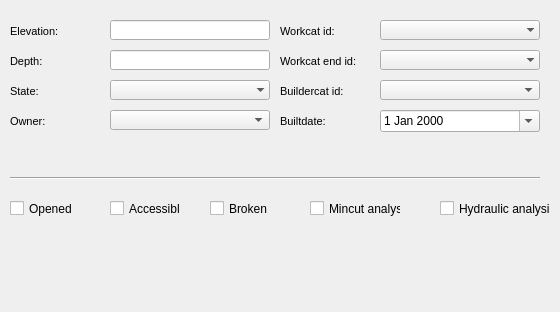
     <widget class="QWidget" name="page_9">
      <property name="geometry">
       <rect>
        <x>0</x>
        <y>0</y>
        <width>560</width>
        <height>312</height>
       </rect>
      </property>
      <attribute name="label">
       <string>Basic information</string>
      </attribute>
      <widget class="QLabel" name="label_valve_workcat_id_end">
       <property name="geometry">
        <rect>
         <x>280</x>
         <y>50</y>
         <width>101</width>
         <height>22</height>
        </rect>
       </property>
       <property name="font">
        <font>
         <pointsize>8</pointsize>
        </font>
       </property>
       <property name="frameShape">
        <enum>QFrame::NoFrame</enum>
       </property>
       <property name="frameShadow">
        <enum>QFrame::Plain</enum>
       </property>
       <property name="text">
        <string>Workcat end id:</string>
       </property>
       <property name="textFormat">
        <enum>Qt::AutoText</enum>
       </property>
       <property name="scaledContents">
        <bool>false</bool>
       </property>
       <property name="alignment">
        <set>Qt::AlignLeading|Qt::AlignLeft|Qt::AlignVCenter</set>
       </property>
       <property name="margin">
        <number>3</number>
       </property>
      </widget>
      <widget class="QLineEdit" name="valve_elevation">
       <property name="geometry">
        <rect>
         <x>110</x>
         <y>20</y>
         <width>160</width>
         <height>20</height>
        </rect>
       </property>
       <property name="inputMask">
        <string/>
       </property>
       <property name="frame">
        <bool>true</bool>
       </property>
      </widget>
      <widget class="QLabel" name="label_valve_buildercat_id">
       <property name="geometry">
        <rect>
         <x>280</x>
         <y>80</y>
         <width>101</width>
         <height>22</height>
        </rect>
       </property>
       <property name="font">
        <font>
         <pointsize>8</pointsize>
        </font>
       </property>
       <property name="frameShape">
        <enum>QFrame::NoFrame</enum>
       </property>
       <property name="frameShadow">
        <enum>QFrame::Plain</enum>
       </property>
       <property name="text">
        <string>Buildercat id:</string>
       </property>
       <property name="textFormat">
        <enum>Qt::AutoText</enum>
       </property>
       <property name="scaledContents">
        <bool>false</bool>
       </property>
       <property name="alignment">
        <set>Qt::AlignLeading|Qt::AlignLeft|Qt::AlignVCenter</set>
       </property>
       <property name="margin">
        <number>3</number>
       </property>
      </widget>
      <widget class="QLineEdit" name="valve_depth">
       <property name="geometry">
        <rect>
         <x>110</x>
         <y>50</y>
         <width>160</width>
         <height>20</height>
        </rect>
       </property>
       <property name="frame">
        <bool>true</bool>
       </property>
      </widget>
      <widget class="QLabel" name="label_valve_elevation">
       <property name="geometry">
        <rect>
         <x>10</x>
         <y>20</y>
         <width>90</width>
         <height>22</height>
        </rect>
       </property>
       <property name="font">
        <font>
         <pointsize>8</pointsize>
        </font>
       </property>
       <property name="frameShape">
        <enum>QFrame::NoFrame</enum>
       </property>
       <property name="frameShadow">
        <enum>QFrame::Plain</enum>
       </property>
       <property name="text">
        <string>Elevation:</string>
       </property>
       <property name="textFormat">
        <enum>Qt::AutoText</enum>
       </property>
       <property name="scaledContents">
        <bool>false</bool>
       </property>
       <property name="alignment">
        <set>Qt::AlignLeading|Qt::AlignLeft|Qt::AlignVCenter</set>
       </property>
       <property name="margin">
        <number>3</number>
       </property>
      </widget>
      <widget class="QLabel" name="label_valve_depth">
       <property name="geometry">
        <rect>
         <x>10</x>
         <y>50</y>
         <width>90</width>
         <height>22</height>
        </rect>
       </property>
       <property name="font">
        <font>
         <pointsize>8</pointsize>
        </font>
       </property>
       <property name="frameShape">
        <enum>QFrame::NoFrame</enum>
       </property>
       <property name="frameShadow">
        <enum>QFrame::Plain</enum>
       </property>
       <property name="text">
        <string>Depth:</string>
       </property>
       <property name="textFormat">
        <enum>Qt::AutoText</enum>
       </property>
       <property name="scaledContents">
        <bool>false</bool>
       </property>
       <property name="alignment">
        <set>Qt::AlignLeading|Qt::AlignLeft|Qt::AlignVCenter</set>
       </property>
       <property name="margin">
        <number>3</number>
       </property>
      </widget>
      <widget class="QDateEdit" name="valve_builtdate">
       <property name="geometry">
        <rect>
         <x>380</x>
         <y>110</y>
         <width>160</width>
         <height>22</height>
        </rect>
       </property>
       <property name="calendarPopup">
        <bool>true</bool>
       </property>
      </widget>
      <widget class="QLabel" name="label_valve_workcat_id">
       <property name="geometry">
        <rect>
         <x>280</x>
         <y>20</y>
         <width>90</width>
         <height>22</height>
        </rect>
       </property>
       <property name="font">
        <font>
         <pointsize>8</pointsize>
        </font>
       </property>
       <property name="frameShape">
        <enum>QFrame::NoFrame</enum>
       </property>
       <property name="frameShadow">
        <enum>QFrame::Plain</enum>
       </property>
       <property name="text">
        <string>Workcat id:</string>
       </property>
       <property name="textFormat">
        <enum>Qt::AutoText</enum>
       </property>
       <property name="scaledContents">
        <bool>false</bool>
       </property>
       <property name="alignment">
        <set>Qt::AlignLeading|Qt::AlignLeft|Qt::AlignVCenter</set>
       </property>
       <property name="margin">
        <number>3</number>
       </property>
      </widget>
      <widget class="QLabel" name="label_valve_builtdate">
       <property name="geometry">
        <rect>
         <x>280</x>
         <y>110</y>
         <width>101</width>
         <height>22</height>
        </rect>
       </property>
       <property name="font">
        <font>
         <pointsize>8</pointsize>
        </font>
       </property>
       <property name="frameShape">
        <enum>QFrame::NoFrame</enum>
       </property>
       <property name="frameShadow">
        <enum>QFrame::Plain</enum>
       </property>
       <property name="text">
        <string>Builtdate:</string>
       </property>
       <property name="textFormat">
        <enum>Qt::AutoText</enum>
       </property>
       <property name="scaledContents">
        <bool>false</bool>
       </property>
       <property name="alignment">
        <set>Qt::AlignLeading|Qt::AlignLeft|Qt::AlignVCenter</set>
       </property>
       <property name="margin">
        <number>3</number>
       </property>
      </widget>
      <widget class="QComboBox" name="valve_workcat_id_end">
       <property name="geometry">
        <rect>
         <x>380</x>
         <y>50</y>
         <width>160</width>
         <height>20</height>
        </rect>
       </property>
       <property name="autoFillBackground">
        <bool>true</bool>
       </property>
       <property name="maxVisibleItems">
        <number>8</number>
       </property>
       <property name="frame">
        <bool>false</bool>
       </property>
      </widget>
      <widget class="QComboBox" name="valve_workcat_id">
       <property name="geometry">
        <rect>
         <x>380</x>
         <y>20</y>
         <width>160</width>
         <height>20</height>
        </rect>
       </property>
       <property name="autoFillBackground">
        <bool>true</bool>
       </property>
       <property name="maxVisibleItems">
        <number>8</number>
       </property>
       <property name="frame">
        <bool>false</bool>
       </property>
      </widget>
      <widget class="QComboBox" name="valve_buildercat_id">
       <property name="geometry">
        <rect>
         <x>380</x>
         <y>80</y>
         <width>160</width>
         <height>20</height>
        </rect>
       </property>
      </widget>
      <widget class="QLabel" name="label_valve_state">
       <property name="geometry">
        <rect>
         <x>10</x>
         <y>80</y>
         <width>90</width>
         <height>22</height>
        </rect>
       </property>
       <property name="font">
        <font>
         <pointsize>8</pointsize>
        </font>
       </property>
       <property name="frameShape">
        <enum>QFrame::NoFrame</enum>
       </property>
       <property name="frameShadow">
        <enum>QFrame::Plain</enum>
       </property>
       <property name="text">
        <string>State:</string>
       </property>
       <property name="textFormat">
        <enum>Qt::AutoText</enum>
       </property>
       <property name="scaledContents">
        <bool>false</bool>
       </property>
       <property name="alignment">
        <set>Qt::AlignLeading|Qt::AlignLeft|Qt::AlignVCenter</set>
       </property>
       <property name="margin">
        <number>3</number>
       </property>
      </widget>
      <widget class="QComboBox" name="valve_state">
       <property name="geometry">
        <rect>
         <x>110</x>
         <y>80</y>
         <width>160</width>
         <height>20</height>
        </rect>
       </property>
       <property name="autoFillBackground">
        <bool>true</bool>
       </property>
       <property name="maxVisibleItems">
        <number>8</number>
       </property>
       <property name="frame">
        <bool>false</bool>
       </property>
      </widget>
      <widget class="QComboBox" name="valve_ownercat_id">
       <property name="geometry">
        <rect>
         <x>110</x>
         <y>110</y>
         <width>160</width>
         <height>20</height>
        </rect>
       </property>
      </widget>
      <widget class="QLabel" name="label_valve_owner">
       <property name="geometry">
        <rect>
         <x>10</x>
         <y>110</y>
         <width>90</width>
         <height>22</height>
        </rect>
       </property>
       <property name="font">
        <font>
         <pointsize>8</pointsize>
        </font>
       </property>
       <property name="frameShape">
        <enum>QFrame::NoFrame</enum>
       </property>
       <property name="frameShadow">
        <enum>QFrame::Plain</enum>
       </property>
       <property name="text">
        <string>Owner:</string>
       </property>
       <property name="textFormat">
        <enum>Qt::AutoText</enum>
       </property>
       <property name="scaledContents">
        <bool>false</bool>
       </property>
       <property name="alignment">
        <set>Qt::AlignLeading|Qt::AlignLeft|Qt::AlignVCenter</set>
       </property>
       <property name="margin">
        <number>3</number>
       </property>
      </widget>
      <widget class="Line" name="line_6">
       <property name="geometry">
        <rect>
         <x>10</x>
         <y>170</y>
         <width>530</width>
         <height>16</height>
        </rect>
       </property>
       <property name="orientation">
        <enum>Qt::Horizontal</enum>
       </property>
      </widget>
      <widget class="QCheckBox" name="valve_mincut_anl">
       <property name="geometry">
        <rect>
         <x>310</x>
         <y>200</y>
         <width>91</width>
         <height>17</height>
        </rect>
       </property>
       <property name="text">
        <string>Mincut analysis</string>
       </property>
      </widget>
      <widget class="QCheckBox" name="valve_acessibility">
       <property name="geometry">
        <rect>
         <x>110</x>
         <y>200</y>
         <width>70</width>
         <height>17</height>
        </rect>
       </property>
       <property name="text">
        <string>Accessible</string>
       </property>
      </widget>
      <widget class="QCheckBox" name="valve_opened">
       <property name="geometry">
        <rect>
         <x>10</x>
         <y>200</y>
         <width>70</width>
         <height>17</height>
        </rect>
       </property>
       <property name="text">
        <string>Opened</string>
       </property>
      </widget>
      <widget class="QCheckBox" name="valve_hydraulic_anl">
       <property name="geometry">
        <rect>
         <x>440</x>
         <y>200</y>
         <width>111</width>
         <height>17</height>
        </rect>
       </property>
       <property name="text">
        <string>Hydraulic analysis</string>
       </property>
      </widget>
      <widget class="QCheckBox" name="valve_broken">
       <property name="geometry">
        <rect>
         <x>210</x>
         <y>200</y>
         <width>70</width>
         <height>17</height>
        </rect>
       </property>
       <property name="text">
        <string>Broken</string>
       </property>
      </widget>
     </widget>
